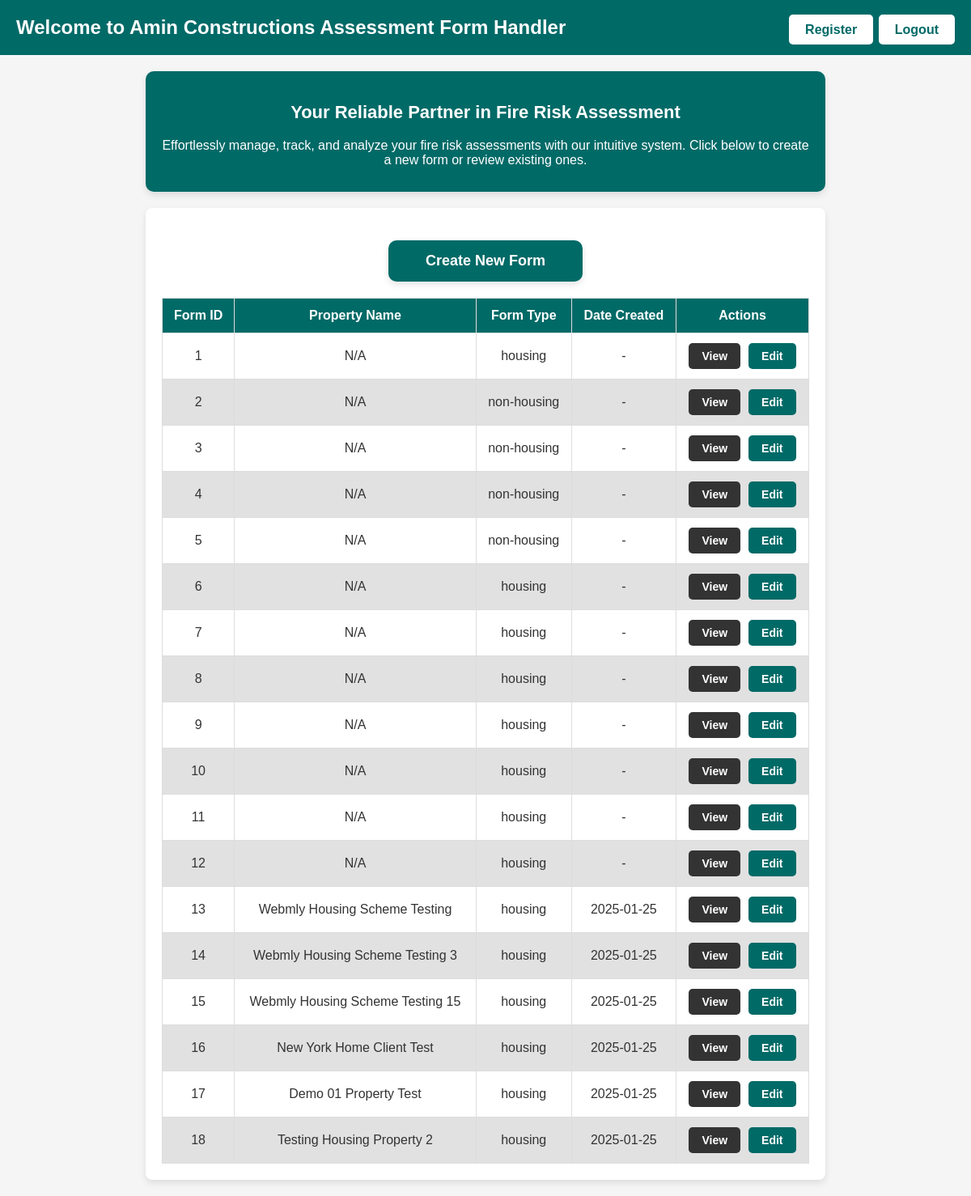
Screenshot of / (signed in) with the database file from the repository.
### POC2/app.py (models this page shows)
class Form(db.Model):
    id = db.Column(db.Integer, primary_key=True)
    form_id = db.Column(db.String(50), unique=True, nullable=False)
    form_type = db.Column(db.String(20), nullable=False)  # new column to store form type
    date_created = db.Column(db.DateTime, nullable=False, default=datetime.utcnow)
    property_name = db.Column(db.String(100), nullable=True)

### POC2/app.py (the view)
@app.route('/')
@login_required
def index():
    forms = Form.query.all()
    return render_template('index.html', forms=forms)

### POC2/app.py (called while the page is built)
def login_required(f):
    @wraps(f)
    def decorated_function(*args, **kwargs):
        if 'user_id' not in session:
            return redirect(url_for('login'))
        return f(*args, **kwargs)
    return decorated_function

### POC2/templates/index.html (shortened to what this page needs)
<!DOCTYPE html>
<html lang="en">
<head>
</head>
<body>
    <header>
        Welcome to Amin Constructions Assessment Form Handler
        <div class="header-buttons">
            {% if session['username'] == 'admin' %}
            <a href="{{ url_for('register') }}" class="logout-button">Register</a>
            {% endif %}
            <a href="{{ url_for('logout') }}" class="logout-button">Logout</a>
        </div>
    </header>
    <div class="welcome-section">
        <h2>Your Reliable Partner in Fire Risk Assessment</h2>
        <p>Effortlessly manage, track, and analyze your fire risk assessments with our intuitive system.
        Click below to create a new form or review existing ones.</p>
    </div>
    <div class="form-list">
        <a href="{{ url_for('create_form') }}" class="create-form">Create New Form</a>
        <table>
            <thead>
                <tr>
                    <th>Form ID</th>
                    <th>Property Name</th>
                    <th>Form Type</th>
                    <th>Date Created</th>
                    <th>Actions</th>
                </tr>
            </thead>
            <tbody>
                {% for form in forms %}
                <tr>
                    <td>{{ form.form_id }}</td>
                    <td>{{ form.property_name or 'N/A' }}</td>
                    <td>{{ form.form_type }}</td>
                    <td>{{ form.date_created.strftime('%Y-%m-%d') if form.date_created else '-' }}</td>
                    <td>
                        <div class="action-buttons">
                            <a href="{{ url_for('view_form', form_id=form.form_id) }}" class="view-button">View</a>
                            <a href="{{ url_for('edit_form', form_id=form.form_id) }}" class="edit-button">Edit</a>
                        </div>
                    </td>
                </tr>
                {% endfor %}
            </tbody>
        </table>
    </div>
</body>
</html>

### POC2/templates/index.html (style rules this page uses)
:root { --dark-text: #333333; --accent-color: #006A67; --light-background: #f5f5f5; --light-hover: #e1e1e1; }
body { font-family: Arial, sans-serif; background-color: var(--light-background); color: var(--dark-text); margin: 0; padding: 0; }
header { display: flex; justify-content: space-between; align-items: center; background-color: var(--accent-color); color: white; padding: 20px; font-size: 24px; font-weight: bold; }
.logout-button { background-color: white; color: var(--accent-color); padding: 10px 20px; font-size: 16px; font-weight: bold; text-decoration: none; border-radius: 5px; transition: background-color 0.3s ease, transform 0.3s ease; }
.welcome-section { background-color: var(--accent-color); color: #ffffff; text-align: center; padding: 20px; margin: 20px auto; max-width: 800px; border-radius: 10px; box-shadow: 0 4px 8px rgba(0, 0, 0, 0.1); }
.welcome-section h2 { font-size: 22px; font-weight: bold; color: #ffffff; }
.welcome-section p { font-size: 16px; margin: 10px 0; color: #ffffff; }
.form-list { max-width: 800px; margin: 20px auto; padding: 20px; background-color: #ffffff; border-radius: 8px; box-shadow: 0 4px 8px rgba(0, 0, 0, 0.1); }
.create-form { display: block; width: 200px; text-align: center; margin: 20px auto; padding: 15px 20px; font-size: 18px; font-weight: bold; background-color: var(--accent-color); color: white; text-decoration: none; border-radius: 10px; transition: background-color 0.3s ease, transform 0.3s ease; box-shadow: 0 4px 8px rgba(0, 0, 0, 0.1); }
table { width: 100%; border-collapse: collapse; margin-top: 20px; }
table th, table td { border: 1px solid #ddd; padding: 12px; text-align: center; font-size: 16px; }
table th { background-color: var(--accent-color); color: white; font-weight: bold; }
table tr { background-color: #ffffff; }
table tr:nth-child(even) { background-color: var(--light-hover); }
.action-buttons { display: flex; justify-content: center; gap: 10px; }
.view-button, .edit-button { text-decoration: none; padding: 8px 16px; font-size: 14px; font-weight: bold; border-radius: 5px; color: white; transition: background-color 0.3s ease, transform 0.3s ease; }
.view-button { background-color: #333333; }
.edit-button { background-color: var(--accent-color); }

### rows the page displays
Form: form_id "1", property_name "N/A", form_type "housing", date_created "-"
Form: form_id "2", property_name "N/A", form_type "non-housing", date_created "-"
Form: form_id "3", property_name "N/A", form_type "non-housing", date_created "-"
Form: form_id "4", property_name "N/A", form_type "non-housing", date_created "-"
Form: form_id "5", property_name "N/A", form_type "non-housing", date_created "-"
Form: form_id "6", property_name "N/A", form_type "housing", date_created "-"
Form: form_id "7", property_name "N/A", form_type "housing", date_created "-"
Form: form_id "8", property_name "N/A", form_type "housing", date_created "-"
Form: form_id "9", property_name "N/A", form_type "housing", date_created "-"
Form: form_id "10", property_name "N/A", form_type "housing", date_created "-"
Form: form_id "11", property_name "N/A", form_type "housing", date_created "-"
Form: form_id "12", property_name "N/A", form_type "housing", date_created "-"
Form: form_id "13", property_name "Webmly Housing Scheme Testing", form_type "housing", date_created "2025-01-25"
Form: form_id "14", property_name "Webmly Housing Scheme Testing 3", form_type "housing", date_created "2025-01-25"
Form: form_id "15", property_name "Webmly Housing Scheme Testing 15", form_type "housing", date_created "2025-01-25"
Form: form_id "16", property_name "New York Home Client Test", form_type "housing", date_created "2025-01-25"
Form: form_id "17", property_name "Demo 01 Property Test", form_type "housing", date_created "2025-01-25"
Form: form_id "18", property_name "Testing Housing Property 2", form_type "housing", date_created "2025-01-25"
